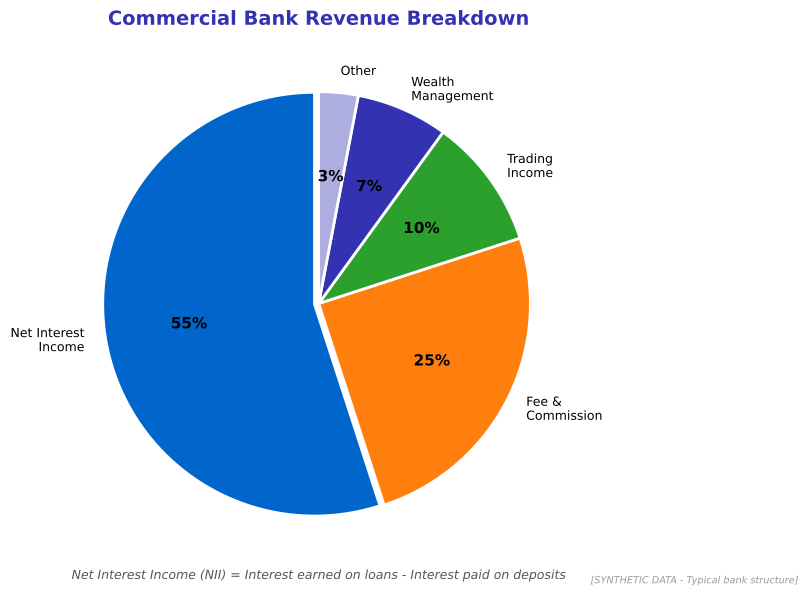

Python code for this plot:
"""
Bank Revenue Sources
Shows breakdown of typical commercial bank revenue

Output: bank_revenue.pdf
Module: module_04_traditional
Lesson: 38 - Core Banking
"""

from pathlib import Path
import matplotlib.pyplot as plt
import numpy as np

plt.rcParams.update({
    'font.size': 10,
    'axes.labelsize': 10,
    'axes.titlesize': 11,
    'xtick.labelsize': 9,
    'ytick.labelsize': 9,
    'legend.fontsize': 9,
    'figure.figsize': (10, 6),
    'figure.dpi': 150
})

MLPURPLE = '#3333B2'
MLBLUE = '#0066CC'
MLORANGE = '#FF7F0E'
MLGREEN = '#2CA02C'
MLLAVENDER = '#ADADE0'

def create_chart():
    fig, ax = plt.subplots(figsize=(10, 6))

    # Revenue sources for typical commercial bank
    sources = ['Net Interest\nIncome', 'Fee &\nCommission', 'Trading\nIncome', 'Wealth\nManagement', 'Other']
    percentages = [55, 25, 10, 7, 3]

    colors = [MLBLUE, MLORANGE, MLGREEN, MLPURPLE, MLLAVENDER]

    wedges, texts, autotexts = ax.pie(percentages, labels=sources, colors=colors,
                                       autopct='%1.0f%%', startangle=90,
                                       explode=[0.02, 0, 0, 0, 0],
                                       wedgeprops={'edgecolor': 'white', 'linewidth': 2})

    for autotext in autotexts:
        autotext.set_fontsize(11)
        autotext.set_fontweight('bold')

    ax.set_title('Commercial Bank Revenue Breakdown', fontsize=14,
                 fontweight='bold', color=MLPURPLE, pad=10)

    ax.text(0, -1.3, 'Net Interest Income (NII) = Interest earned on loans - Interest paid on deposits',
            ha='center', fontsize=9, color='#555555', style='italic')

    fig.text(0.98, 0.02, '[SYNTHETIC DATA - Typical bank structure]',
             fontsize=7, color='#999999', ha='right', style='italic')

    plt.tight_layout()

    output_path = Path(__file__).parent / 'bank_revenue.pdf'
    plt.savefig(output_path, format='pdf', dpi=300, bbox_inches='tight')
    plt.close()
    print(f"Chart saved to: {output_path}")
    return output_path

if __name__ == '__main__':
    create_chart()
